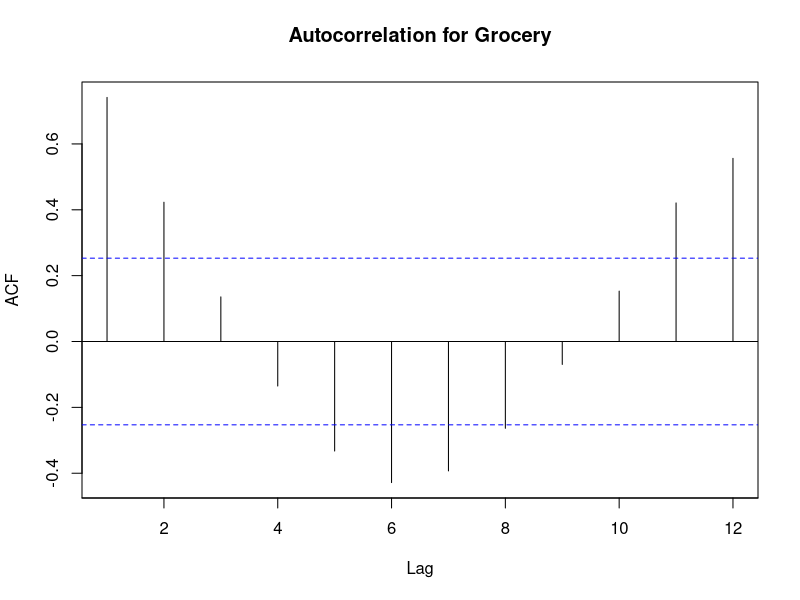
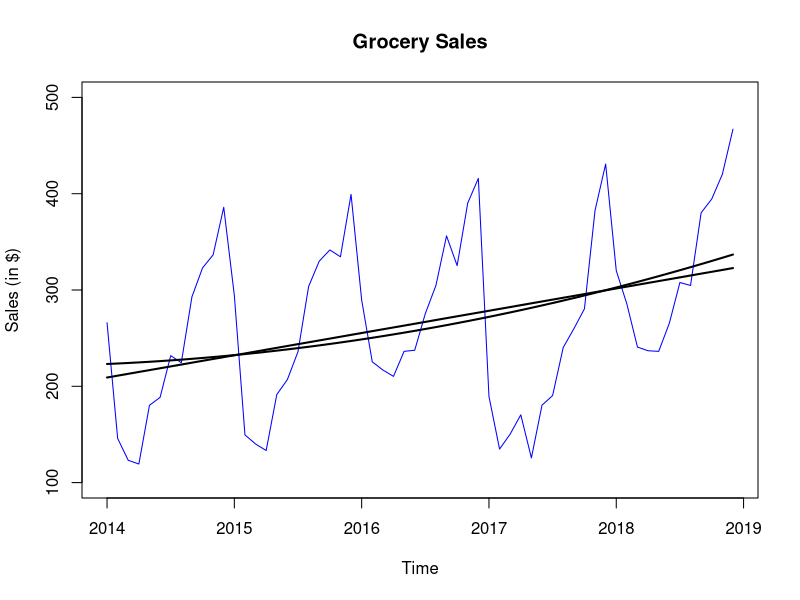

The R source for these figures, in order:
install.packages("forecast")
library(forecast)
library(zoo)
setwd("C:/Users/ludai/Desktop/BAN673/case#1")
Grocery<- read.csv("673_case1_1.csv")
head(Grocery)
tail(Grocery)

#Q1
#a) USE ts() FUNCTION TO CREATE TIME SERIES DATA SET.
# With monthly data, frequency (freq) of periods in a season is 12. 
Grocery.ts <- ts(Grocery$Sales, 
                   start = c(2014,1), end = c(2018, 12), freq = 12)
ets(Grocery.ts)
#b)

# Use acf() function to identify autocorrealtion and plot autocorrrelation

autocor <- Acf(Grocery.ts, lag.max = 12, main = "Autocorrelation for Grocery")
# Display autocorrelatiion coefficients for varous lags
Lag <- round(autocor$lag, 0)
ACF <- round(autocor$acf, 3)
data.frame(Lag, ACF)

##c) Use plot() to plot time series data  
plot(Grocery.ts, 
     xlab = "Time", ylab = "Sales (in $)", 
     ylim = c(100, 500), main = "Grocery Sales", col = "blue")
Grocery.lin <- tslm(Grocery.ts ~ trend)
Grocery.quad <- tslm(Grocery.ts ~ trend + I(trend^2))
lines(Grocery.lin$fitted, lwd = 2)
lines(Grocery.quad$fitted, lwd = 2)


#Q2
#a)
# Fit a regression model with linear trend and seasonality.
reg.trend.seas <- tslm(Grocery.ts ~ trend  + season)
summary(reg.trend.seas)
reg.trend.seas1 <- tslm(Grocery.ts ~ trend + I(trend^2) + season)
summary(reg.trend.seas1)#not significant
# Create forecast for the 12 periods into the future.
reg.trend.seas.pred <- forecast(reg.trend.seas, h = 12, level = 0)
reg.trend.seas.pred

#b)

# Identify and display residulas for time series based on the regression
# (differences between actual and regression values in the same periods)
reg.trend.seas.res <- reg.trend.seas$residuals
reg.trend.seas.res
# Apply trailing MA with 12 periods in the window to residuals.
ma.trailing.res_12 <- rollmean(reg.trend.seas.res, k = 12, align = "right")
ma.trailing.res_12
# Create forecast for residuals for the 12 periods into the future.
ma.trailing.res_12.pred <- forecast(ma.trailing.res_12, h = 12, level = 0)
ma.trailing.res_12.pred
# To develop real forecast for 12 periods into the future, 
# combine regression forecast and trailing MA forecast for residuals.
ts.forecast.12 <- reg.trend.seas.pred$mean + ma.trailing.res_12.pred$mean
ts.forecast.12
# Create a table with regression forecast, trailing MA for residuals
# and total forecast for 12 months into the future
total.reg.ma.pred <- data.frame(reg.trend.seas.pred$mean, ma.trailing.res_12.pred$mean, 
                                ts.forecast.12)
total.reg.ma.pred

#c)
# Use accuracy() function to identify common accuracy measures.
# Use round() function to round accuracy measures to three decimal digits.
Grocery.snaive<- snaive(Grocery.ts, h = 12,level = 0)
Grocery.snaive
round(accuracy(Grocery.snaive$fitted, Grocery.ts), 3)
round(accuracy(reg.trend.seas.pred$fitted, Grocery.ts), 3)
round(accuracy(reg.trend.seas.pred$fitted+ma.trailing.res_12, Grocery.ts), 3)

#Q3
#a)
Grocery.ts <- ts(Grocery$Sales, 
                 start = c(2014,1), end = c(2018, 12), freq = 12)

nValid <- 12
nTrain <- length(Grocery.ts) - nValid
train.ts <- window(Grocery.ts, start = c(2014, 1), end = c(2014, nTrain))
valid.ts <- window(Grocery.ts, start = c(2014, nTrain + 1), 
                   end = c(2014, nTrain + nValid))
#b)
hw.MMM <- ets(train.ts, model = "MMM")
hw.MMM 
hw.MMM.pred <- forecast(hw.MMM, h = nValid, level = 0)
hw.MMM.pred

#c)
hw.ZZZ <- ets(train.ts, model = "ZZZ")
hw.ZZZ 
hw.ZZZ.pred <- forecast(hw.ZZZ, h = nValid, level = 0)
hw.ZZZ.pred

#d)
HW.ZZZ <- ets(Grocery.ts, model = "ZZZ")
HW.ZZZ
HW.ZZZ.pred <- forecast(HW.ZZZ, h = 12 , level = 0)
HW.ZZZ.pred

#e)
#compare two forecasts: seasonal naive forecast 
#and Holt-Winter
round(accuracy(HW.ZZZ.pred$fitted, Grocery.ts),3)
round(accuracy(Grocery.snaive$fitted, Grocery.ts), 3)

#f)
round(accuracy(HW.ZZZ.pred$fitted, Grocery.ts),3)
round(accuracy(reg.trend.seas.pred$fitted+ma.trailing.res_12, Grocery.ts), 3)


